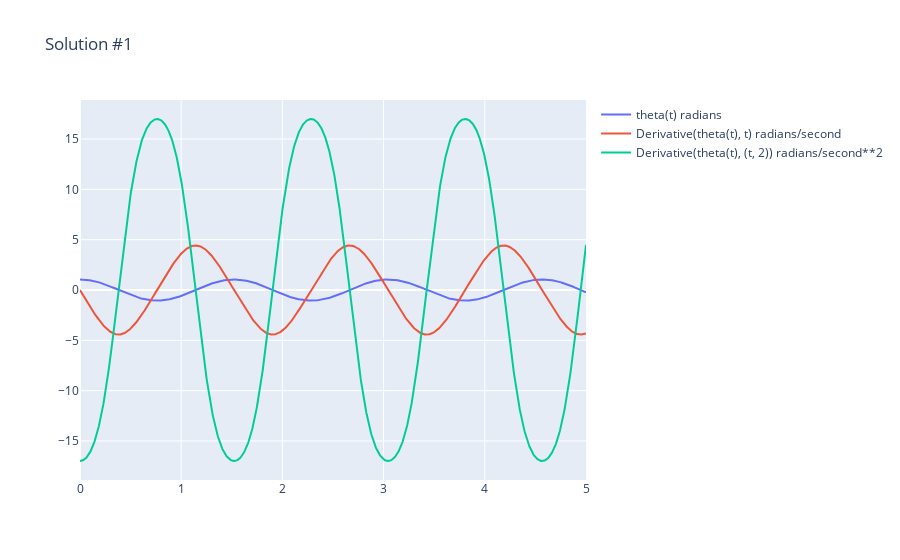

Source (notebook cell):
### Code cell
simulate_dynamic_system([theta_dynamics], x_f=5, max_step=0.01, substitute={
    g: 9.81,
    l: 0.5
}, initial_conditions={
    theta: pi / 3,
    diff(theta): 0
}, record=[theta, diff(theta), diff(theta, n=2)])

### Figure 1 — Plotly figure (JSON) as saved in the notebook; plotly's stock layout.template omitted (floating-point values rounded to 4 significant figures; data arrays with more than 128 entries replaced by an {"elided": "..."} marker saying what was removed)
{"data": [{"name": "theta(t) radians", "type": "scatter", "x": {"elided": "3020 float values"}, "y": {"elided": "3020 float values"}}, {"name": "Derivative(theta(t), t) radians/second", "type": "scatter", "x": {"elided": "3020 float values"}, "y": {"elided": "3020 float values"}}, {"name": "Derivative(theta(t), (t, 2)) radians/second**2", "type": "scatter", "x": {"elided": "3020 float values"}, "y": {"elided": "3020 float values"}}], "layout": {"title": {"text": "Solution #1"}}}
